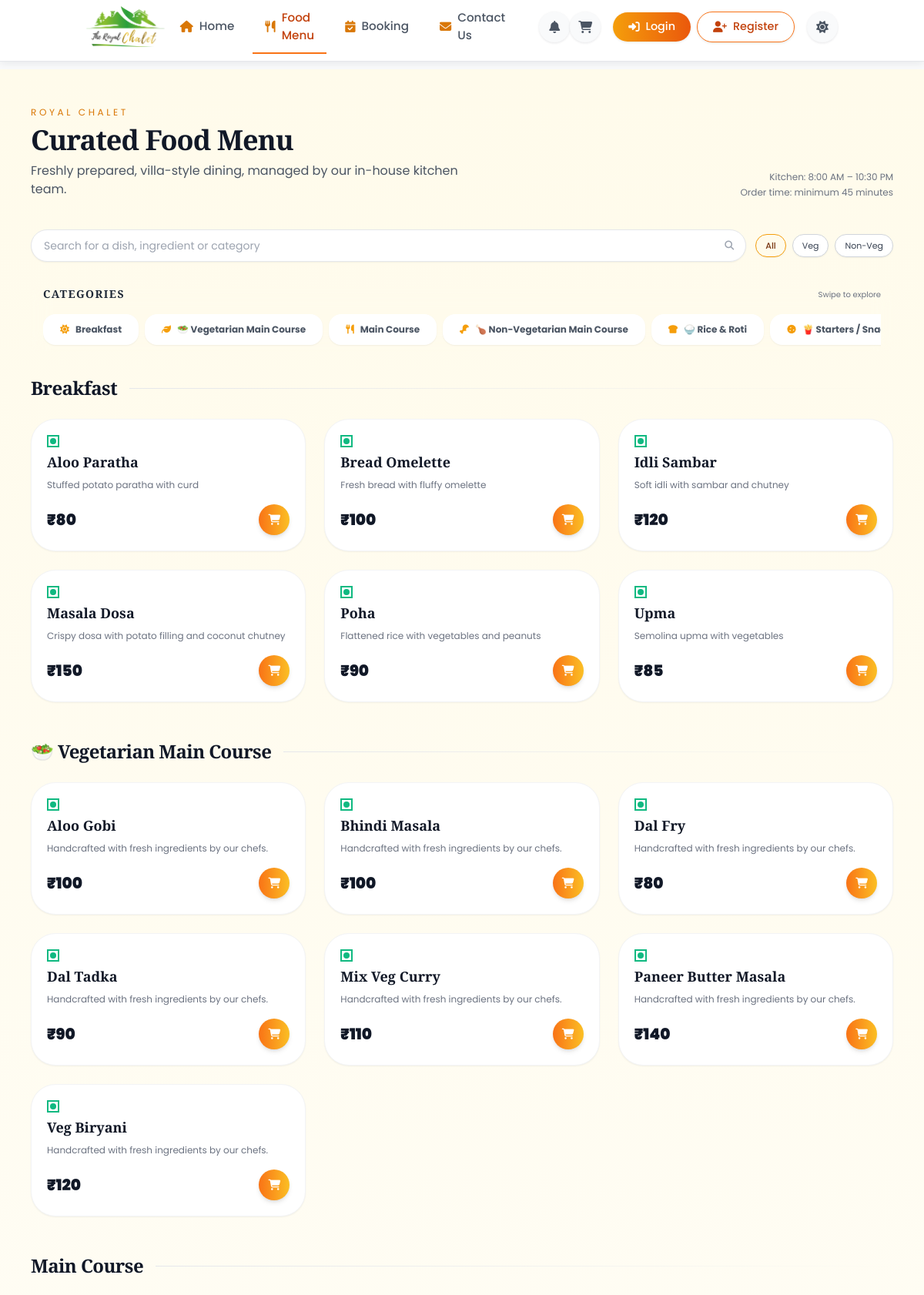
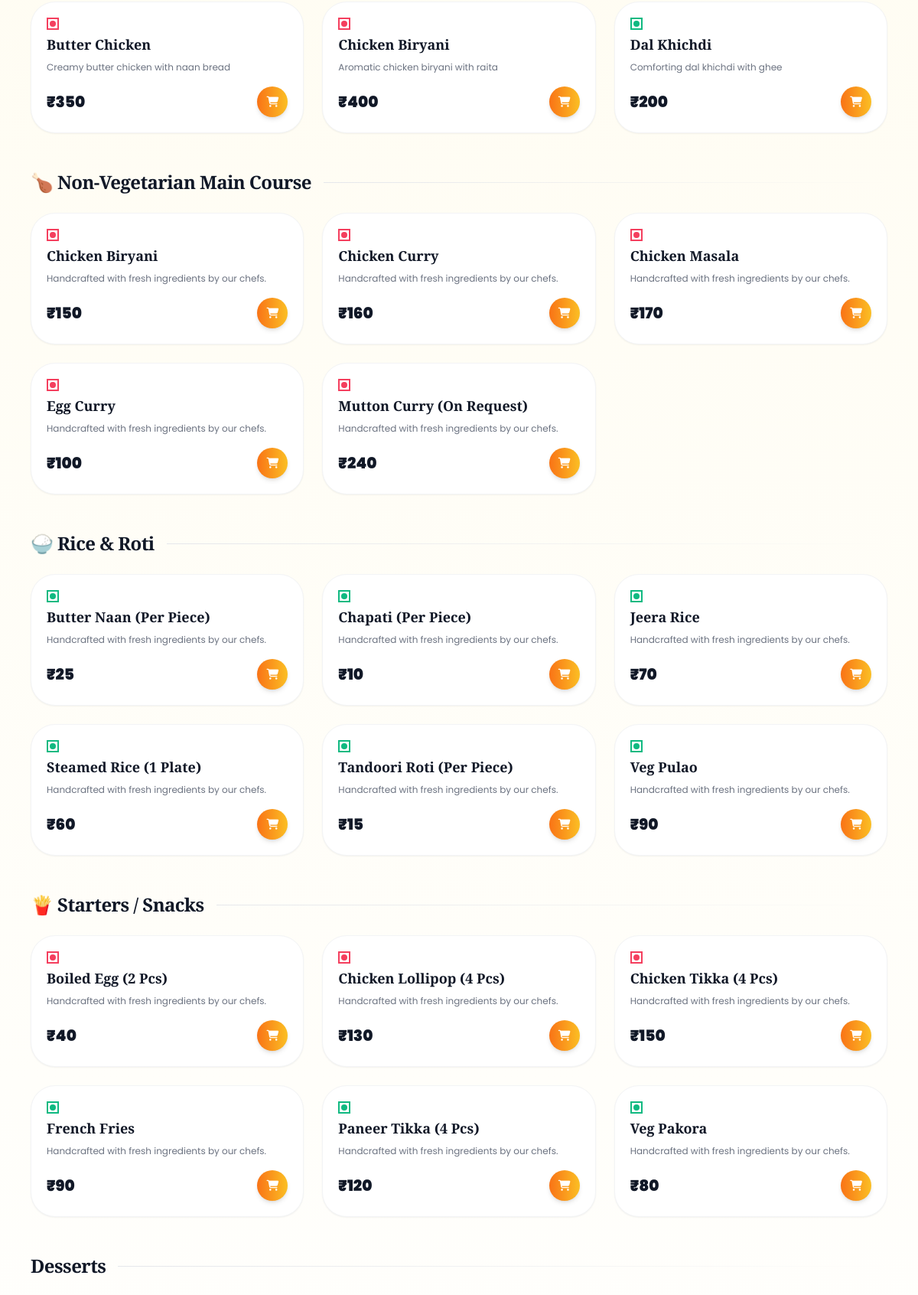
The page /menu (upper part) on the database its author committed (2 pictures, top to bottom).
### models.py (models this page shows)
class MenuSection(db.Model):
    id = db.Column(db.Integer, primary_key=True)
    name = db.Column(db.String(50), unique=True, nullable=False)
    display_name = db.Column(db.String(100), nullable=False)
    description = db.Column(db.String(200))
    icon = db.Column(db.String(50), default='fas fa-utensils')
    display_order = db.Column(db.Integer, default=0)
    is_active = db.Column(db.Boolean, default=True)
    created_at = db.Column(db.DateTime, default=lambda: datetime.now(timezone.utc))
    updated_at = db.Column(db.DateTime, default=lambda: datetime.now(timezone.utc), onupdate=lambda: datetime.now(timezone.utc))
    menu_items = db.relationship('FoodMenu', backref='menu_section', lazy=True)

class FoodMenu(db.Model):
    id = db.Column(db.Integer, primary_key=True)
    name = db.Column(db.String(100), nullable=False)
    price = db.Column(db.Integer, nullable=False)
    image_url = db.Column(db.String(200))
    description = db.Column(db.String(300))
    section_id = db.Column(db.Integer, db.ForeignKey('menu_section.id'), nullable=False)
    section = db.Column(db.String(50), nullable=False, default='General')  # Keep for backward compatibility
    subcategory = db.Column(db.String(50), nullable=True)
    is_available = db.Column(db.Boolean, default=True)
    is_veg = db.Column(db.Boolean, default=True)  # True for vegetarian, False for non-vegetarian
    preparation_time = db.Column(db.Integer, default=15)  # in minutes
    created_at = db.Column(db.DateTime, default=lambda: datetime.now(timezone.utc))
    updated_at = db.Column(db.DateTime, default=lambda: datetime.now(timezone.utc), onupdate=lambda: datetime.now(timezone.utc))

### app.py (the view)
@app.route('/menu', endpoint='menu')
def menu():
    sections = MenuSection.query.filter_by(is_active=True).order_by(MenuSection.display_order.asc()).all()
    items_by_section = {}
    for section in sections:
        items = (
            FoodMenu.query.filter_by(section_id=section.id, is_available=True)
            .order_by(FoodMenu.name.asc())
            .all()
        )
        items_by_section[section.id] = items
    return render_template(
        'menu.html',
        sections=sections,
        items_by_section=items_by_section,
    )

### app.py (called while the page is built)
@app.context_processor
def inject_now():
    return {'now': datetime.now()}

@app.template_filter('format_time')
def format_time(value):
    try:
        if ':' in value:
            hours, minutes = map(int, value.split(':'))
            period = 'AM' if hours < 12 else 'PM'
            hours = hours % 12
            if hours == 0:
                hours = 12
            return f"{hours}:{minutes:02d} {period}"
        return value
    except (ValueError, AttributeError):
        return value

@app.context_processor
def inject_settings():
    settings = {}
    try:
        for setting in VillaSettings.query.all():
            settings[setting.setting_key] = setting.setting_value
    except:
        pass
    return {'villa_settings': settings}

@app.after_request
def add_header(response):
    if 'Cache-Control' not in response.headers:
        response.headers['Cache-Control'] = 'public, max-age=31536000'
    return response

### templates/menu.html (shortened to what this page needs)
{% extends "base.html" %}
{% block content %}
<div class="min-h-screen bg-gradient-to-b from-amber-50 via-white to-amber-50 dark:from-slate-950 dark:via-slate-900 dark:to-slate-950 text-gray-900 dark:text-slate-100 py-12 transition-colors duration-300">
  <div class="max-w-6xl mx-auto px-4">
    <header class="mb-10">
      <p class="text-xs uppercase tracking-[0.3em] text-amber-600 dark:text-amber-400 mb-2">Royal Chalet</p>
      <div class="flex flex-col md:flex-row md:items-end md:justify-between gap-6">
        <div>
          <h1 class="text-3xl md:text-4xl font-semibold tracking-tight text-gray-900 dark:text-white">Curated Food Menu</h1>
          <p class="text-sm md:text-base text-gray-600 dark:text-slate-400 mt-2 max-w-xl">Freshly prepared, villa-style dining, managed by our in-house kitchen team.</p>
        </div>
        <div class="text-xs text-right text-gray-500 dark:text-slate-500">
          <p>Kitchen: 8:00 AM – 10:30 PM</p>
          <p class="mt-1">Order time: minimum 45 minutes</p>
        </div>
      </div>
    </header>
    <div class="flex flex-col md:flex-row md:items-center gap-3 mb-8">
      <div class="relative flex-1">
        <input
          id="menu-search"
          type="text"
          class="w-full bg-white dark:bg-slate-800 border border-gray-200 dark:border-slate-600 rounded-full px-4 py-2.5 text-sm text-gray-900 dark:text-slate-100 placeholder:text-gray-400 dark:placeholder:text-slate-500 shadow-sm focus:outline-none focus:ring-2 focus:ring-amber-400/70 focus:border-amber-400/40"
          placeholder="Search for a dish, ingredient or category"
        />
        <span class="absolute right-4 top-1/2 -translate-y-1/2 text-gray-400 dark:text-slate-500 text-xs">
          <i class="fas fa-search"></i>
        </span>
      </div>
      <div class="flex items-center gap-2 text-[11px]">
        <button
          type="button"
          class="menu-filter-btn px-3 py-1.5 rounded-full border border-amber-500 bg-amber-50 dark:bg-amber-950/40 text-amber-900 dark:text-amber-100 shadow-sm font-medium"
          data-filter="all"
        >
          All
        </button>
        <button
          type="button"
          class="menu-filter-btn px-3 py-1.5 rounded-full border border-gray-300 dark:border-slate-600 bg-white dark:bg-slate-800 text-gray-700 dark:text-slate-300 shadow-sm"
          data-filter="veg"
        >
          Veg
        </button>
        <button
          type="button"
          class="menu-filter-btn px-3 py-1.5 rounded-full border border-gray-300 dark:border-slate-600 bg-white dark:bg-slate-800 text-gray-700 dark:text-slate-300 shadow-sm"
          data-filter="nonveg"
        >
          Non-Veg
        </button>
      </div>
    </div>
    <div class="mb-8 sticky top-0 z-30 bg-amber-50/90 dark:bg-slate-900/90 backdrop-blur-md py-4 -mx-4 px-4 border-b border-amber-100/80 dark:border-slate-700/80 sm:static sm:bg-transparent sm:border-0 sm:py-0 sm:mx-0">
      <div class="flex items-center justify-between mb-2 sm:mb-4">
        <h2 class="text-sm font-black text-gray-800 dark:text-slate-200 uppercase tracking-widest">Categories</h2>
        <p class="text-[10px] text-gray-500 dark:text-slate-500 hidden sm:block">Swipe to explore</p>
      </div>
      <div class="relative">
        <div class="overflow-x-auto no-scrollbar">
          <div class="inline-flex gap-2 pb-2">
            {% for section in sections %}
            <a
              href="#section-{{ section.id }}"
              class="category-pill flex-shrink-0 px-5 py-2.5 rounded-2xl border-2 border-white dark:border-slate-600 bg-white dark:bg-slate-800 text-xs font-bold text-gray-600 dark:text-slate-300 hover:border-amber-400 hover:text-amber-600 dark:hover:text-amber-400 transition-all shadow-sm flex items-center gap-2"
            >
              <i class="{{ section.icon or 'fas fa-utensils' }} text-amber-500"></i>
              <span>{{ section.display_name|title }}</span>
            </a>
            {% endfor %}
          </div>
        </div>
      </div>
    </div>
    <div class="space-y-12" id="menu-sections">
      {% for section in sections %}
      <section id="section-{{ section.id }}" class="scroll-mt-24">
        <div class="flex items-center gap-4 mb-6">
            <h3 class="text-2xl font-black text-gray-900 dark:text-white tracking-tight">{{ section.display_name|title }}</h3>
            <div class="h-px flex-1 bg-gradient-to-r from-gray-200 dark:from-slate-600 to-transparent"></div>
        </div>
        <div class="grid grid-cols-1 md:grid-cols-2 lg:grid-cols-3 gap-6">
          {% for item in items_by_section[section.id] %}
          <article
            class="menu-item-card group bg-white dark:bg-slate-800 rounded-[2rem] p-5 border border-gray-100 dark:border-slate-700 shadow-sm hover:shadow-2xl hover:border-amber-200 dark:hover:border-amber-500/40 transition-all duration-500 flex flex-col"
            data-veg="{{ 1 if item.is_veg else 0 }}"
            data-name="{{ (item.name ~ ' ' ~ (item.description or ''))|lower }}"
          >
            <div class="flex gap-5">
                <div class="flex-1">
                    <div class="flex items-center gap-2 mb-2">
                        {% if item.is_veg %}
                        <div class="w-4 h-4 border-2 border-emerald-500 p-0.5 flex items-center justify-center">
                            <div class="w-full h-full rounded-full bg-emerald-500"></div>
                        </div>
                        {% else %}
                        <div class="w-4 h-4 border-2 border-rose-500 p-0.5 flex items-center justify-center">
                            <div class="w-full h-full rounded-full bg-rose-500"></div>
                        </div>
                        {% endif %}
                    </div>
                    <h4 class="text-lg font-black text-gray-900 dark:text-white group-hover:text-amber-600 dark:group-hover:text-amber-400 transition-colors leading-tight mb-2">{{ item.name|title }}</h4>
                    <p class="text-xs text-gray-500 dark:text-slate-400 line-clamp-2 leading-relaxed mb-4">{{ item.description or 'Handcrafted with fresh ingredients by our chefs.' }}</p>
                    <div class="flex items-center justify-between mt-auto">
                        <p class="text-xl font-black text-gray-900 dark:text-white">₹{{ '%0.0f'|format(item.price) }}</p>
                        <button
                            class="w-10 h-10 bg-amber-500 text-white rounded-full flex items-center justify-center hover:bg-amber-600 transition-all duration-300 add-to-cart-btn shadow-md hover:shadow-lg transform hover:scale-110"
                            data-id="menu-{{ item.id }}"
                            data-name="{{ item.name }}"
                            data-price="{{ item.price }}"
                            data-type="item"
                            title="Add to Cart"
                        >
                            <i class="fas fa-shopping-cart text-sm"></i>
                        </button>
                    </div>
                </div>
            </div>
          </article>
          {% else %}
          <p class="text-[12px] text-gray-500 dark:text-slate-400 italic col-span-full bg-gray-50 dark:bg-slate-800/50 p-8 rounded-3xl text-center border-2 border-dashed border-gray-200 dark:border-slate-600">Our chefs are preparing something special. Please check back later!</p>
          {% endfor %}
        </div>
      </section>
      {% endfor %}
    </div>
  </div>
</div>
{% endblock %}

### templates/base.html (style rules this page uses)
body { font-family: 'Poppins', 'Open Sans', 'sans-serif'; font-size: 16px; line-height: 1.6; color: #333; }
h1, h2, h3, h4, h5, h6 { font-family: 'Playfair Display', serif; font-weight: 600; line-height: 1.3; }
h1 { font-size: 2.5rem; }
h2 { font-size: 2rem; }
h3 { font-size: 1.75rem; }
h4 { font-size: 1.5rem; }
p { margin-bottom: 1rem; }

### rows shown on the page
MenuSection: display_name "Breakfast"
MenuSection: display_name "🥗 Vegetarian Main Course"
MenuSection: display_name "Main Course"
MenuSection: display_name "🍗 Non-Vegetarian Main Course"
MenuSection: display_name "🍚 Rice & Roti"
MenuSection: display_name "🍟 Starters /…", display_name "🍟 Starters / Snacks"
FoodMenu: is_veg True (drawn), name "Aloo Paratha", description "Stuffed potato paratha with curd", price "80"
FoodMenu: is_veg True (drawn), name "Bread Omelette", description "Fresh bread with fluffy omelette", price "100"
FoodMenu: is_veg True (drawn), name "Idli Sambar", description "Soft idli with sambar and chutney", price "120"
FoodMenu: is_veg True (drawn), name "Masala Dosa", description "Crispy dosa with potato filling and coconut chutney", price "150"
FoodMenu: is_veg True (drawn), name "Poha", description "Flattened rice with vegetables and peanuts", price "90"
FoodMenu: is_veg True (drawn), name "Upma", description "Semolina upma with vegetables", price "85"
FoodMenu: is_veg True (drawn), name "Aloo Gobi", description "Handcrafted with fresh ingredients by our chefs.", price "100"
FoodMenu: is_veg True (drawn), name "Bhindi Masala", description "Handcrafted with fresh ingredients by our chefs.", price "100"
FoodMenu: is_veg True (drawn), name "Dal Fry", description "Handcrafted with fresh ingredients by our chefs.", price "80"
FoodMenu: is_veg True (drawn), name "Dal Tadka", description "Handcrafted with fresh ingredients by our chefs.", price "90"
FoodMenu: is_veg True (drawn), name "Mix Veg Curry", description "Handcrafted with fresh ingredients by our chefs.", price "110"
FoodMenu: is_veg True (drawn), name "Paneer Butter Masala", description "Handcrafted with fresh ingredients by our chefs.", price "140"
FoodMenu: is_veg True (drawn), name "Veg Biryani", description "Handcrafted with fresh ingredients by our chefs.", price "120"
FoodMenu: is_veg False (drawn), name "Butter Chicken", description "Creamy butter chicken with naan bread", price "350"
FoodMenu: is_veg False (drawn), name "Chicken Biryani", description "Aromatic chicken biryani with raita", price "400"
FoodMenu: is_veg True (drawn), name "Dal Khichdi", description "Comforting dal khichdi with ghee", price "200"
FoodMenu: is_veg False (drawn), name "Chicken Biryani", description "Handcrafted with fresh ingredients by our chefs.", price "150"
FoodMenu: is_veg False (drawn), name "Chicken Curry", description "Handcrafted with fresh ingredients by our chefs.", price "160"
FoodMenu: is_veg False (drawn), name "Chicken Masala", description "Handcrafted with fresh ingredients by our chefs.", price "170"
FoodMenu: is_veg False (drawn), name "Egg Curry", description "Handcrafted with fresh ingredients by our chefs.", price "100"
FoodMenu: is_veg False (drawn), name "Mutton Curry (On Request)", description "Handcrafted with fresh ingredients by our chefs.", price "240"
FoodMenu: is_veg True (drawn), name "Butter Naan (Per Piece)", description "Handcrafted with fresh ingredients by our chefs.", price "25"
FoodMenu: is_veg True (drawn), name "Chapati (Per Piece)", description "Handcrafted with fresh ingredients by our chefs.", price "10"
FoodMenu: is_veg True (drawn), name "Jeera Rice", description "Handcrafted with fresh ingredients by our chefs.", price "70"
FoodMenu: is_veg True (drawn), name "Steamed Rice (1 Plate)", description "Handcrafted with fresh ingredients by our chefs.", price "60"
FoodMenu: is_veg True (drawn), name "Tandoori Roti (Per Piece)", description "Handcrafted with fresh ingredients by our chefs.", price "15"
FoodMenu: is_veg True (drawn), name "Veg Pulao", description "Handcrafted with fresh ingredients by our chefs.", price "90"
FoodMenu: is_veg False (drawn), name "Boiled Egg (2 Pcs)", description "Handcrafted with fresh ingredients by our chefs.", price "40"
FoodMenu: is_veg False (drawn), name "Chicken Lollipop (4 Pcs)", description "Handcrafted with fresh ingredients by our chefs.", price "130"
FoodMenu: is_veg False (drawn), name "Chicken Tikka (4 Pcs)", description "Handcrafted with fresh ingredients by our chefs.", price "150"
FoodMenu: is_veg True (drawn), name "French Fries", description "Handcrafted with fresh ingredients by our chefs.", price "90"
FoodMenu: is_veg True (drawn), name "Paneer Tikka (4 Pcs)", description "Handcrafted with fresh ingredients by our chefs.", price "120"
FoodMenu: is_veg True (drawn), name "Veg Pakora", description "Handcrafted with fresh ingredients by our chefs.", price "80"
MenuSection: display_name "Desserts"
